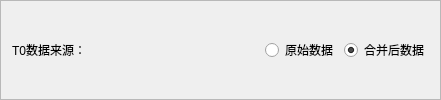
            <widget class="QFrame" name="gbDataSource">
             <property name="frameShape">
              <enum>QFrame::Shape::StyledPanel</enum>
             </property>
             <property name="frameShadow">
              <enum>QFrame::Shadow::Sunken</enum>
             </property>
             <layout class="QHBoxLayout" name="horizontalLayout_2">
              <item>
               <widget class="QLabel" name="lblDataSource">
                <property name="text">
                 <string>T0数据来源：</string>
                </property>
               </widget>
              </item>
              <item>
               <spacer name="horizontalSpacer_2">
                <property name="orientation">
                 <enum>Qt::Orientation::Horizontal</enum>
                </property>
                <property name="sizeHint" stdset="0">
                 <size>
                  <width>173</width>
                  <height>20</height>
                 </size>
                </property>
               </spacer>
              </item>
              <item>
               <widget class="QRadioButton" name="rdoDataRaw">
                <property name="text">
                 <string>原始数据</string>
                </property>
               </widget>
              </item>
              <item>
               <widget class="QRadioButton" name="rdoDataMerged">
                <property name="text">
                 <string>合并后数据</string>
                </property>
                <property name="checked">
                 <bool>true</bool>
                </property>
               </widget>
              </item>
             </layout>
            </widget>
